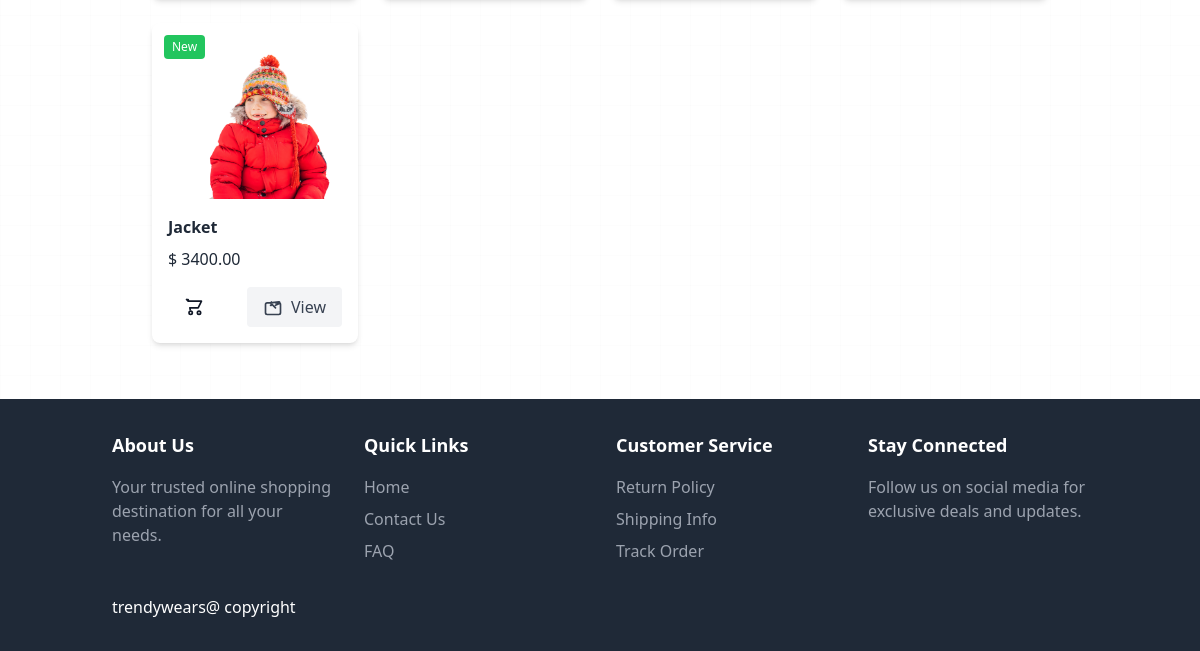
The app's page / (lower part), older data.
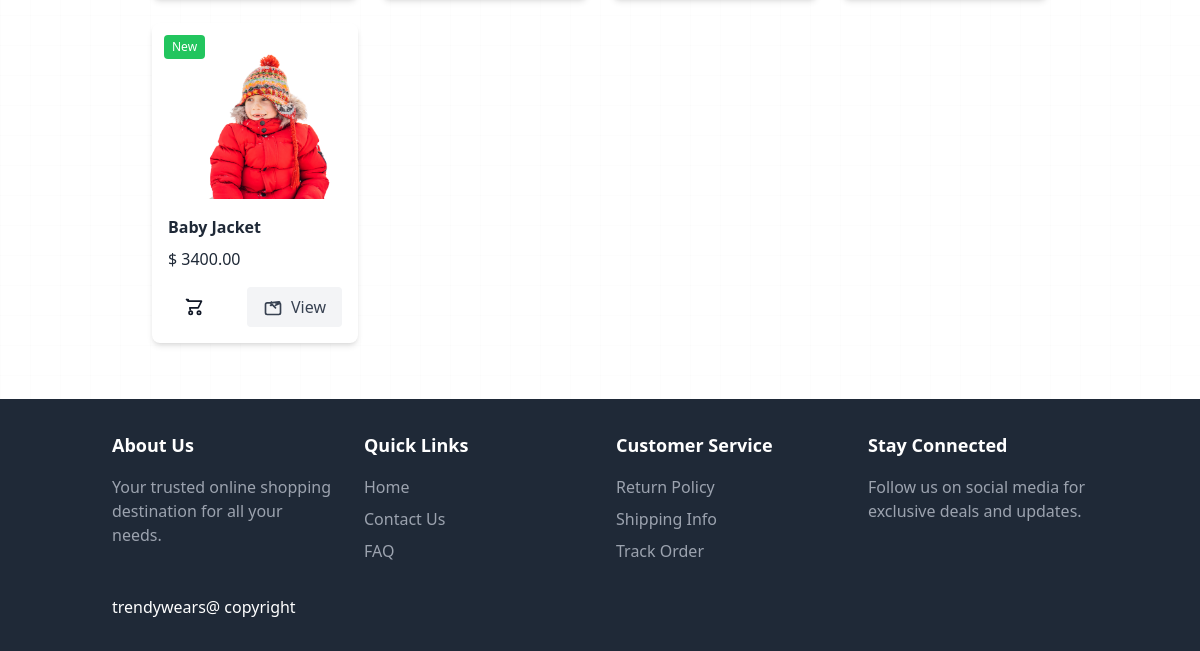
The same page, newer data.
### store/models.py (models this page shows, shortened)
class Product(models.Model):
    name=models.CharField(max_length=100)
    price=models.DecimalField(default=0,decimal_places=2,max_digits=6)
    Category=models.ForeignKey(Category,on_delete=models.CASCADE,default=1)
    description=models.CharField(max_length=250,default='',blank=True,null=True)
    image=models.ImageField(upload_to='uploads/product/')
    is_sale=models.BooleanField(default=False)
    sale_price=models.DecimalField(default=0,decimal_places=2,max_digits=6)
    created_at = models.DateField(default=timezone.now)  # Using timezone.now() here
    @property
    def is_new(self):
        return timezone.now().date() - self.created_at <= timedelta(days=7)

### store/views.py (the view)
# urls.py: path('',views.home, name='home'),
def home(request):
    products=Product.objects.all()
    return render(request ,'home.html',{'products':products})

### store/models.py (called while the page is built)
    def __str__(self):
        return self.name  # Returns category name as string

### store/templates/home.html (shortened to what this page needs)
{% extends "base.html" %}
{% load static %}
{% block content %}
<section id="products" class="relative bg-white text-gray-800 py-14 overflow-hidden">
    <div class="absolute inset-0 bg-pattern opacity-10"></div>
    <div class="container mx-auto px-6 lg:px-16">
        <div class="grid md:grid-cols-4 gap-6" id="featuredProducts">
            {% for product in products %}
                <div class="bg-white p-4 rounded-lg shadow-md product-hover relative">
                    <img src="{{ product.image.url }}" alt="{{ product.name }}" class="w-full h-40 object-cover mb-4 rounded">
                    {% if product.is_new %}
                        <span class="absolute top-3 left-3 bg-green-500 text-white text-xs px-2 py-1 rounded">New</span>
                    {% endif %}
                    <h3 class="font-bold text-l mb-2">{{ product.name }}</h3>
                    <p class="text-gray-800 mb-4">$ {{ product.price }}</p>
                    <div class="flex justify-between items-center">
                        <button
                            class="text-gray-900 px-4 py-2 rounded hover:text-blue-600 flex items-center gap-2"
                             onclick="addToCart('{{ product.id }}')"
                        >
                            <svg xmlns="http://www.w3.org/2000/svg" class="h-5 w-5" fill="none" viewBox="0 0 24 24" stroke="currentColor">
                                <path stroke-linecap="round" stroke-linejoin="round" stroke-width="2" d="M3 3h2l.4 2M7 13h10l4-8H5.4m-.4 0L3 3m4 10l.4 2m.6 6a2 2 0 100-4 2 2 0 000 4zm10 0a2 2 0 100-4 2 2 0 000 4z" />
                            </svg>
                        </button>
                        <a
                            href="/product/{{ product.id }}"
                            class="bg-gray-100 text-gray-700 px-4 py-2 rounded hover:bg-gray-200 flex items-center gap-2"
                        >
                            View
                        </a>
                    </div>
                </div>
            {% endfor %}
        </div>
    </section>
{% endblock %}

Row changes from the older to the newer data that the page shows:
changed Product: name "Jacket" → "Baby Jacket"
